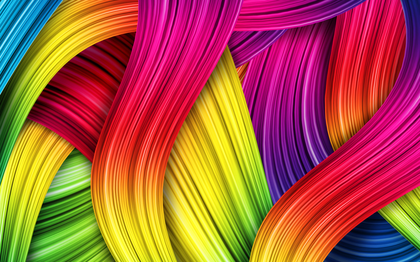
%> input picture K-means/colors-2.png, 420 x 262 px, shrunk from 2880 x 1800 before the run
$ octave kmean.m   (GNU Octave 9; MATLAB toolbox functions it lacks are replaced by stand-ins)
%> lines starting %> are read from the running program, lines starting %| are printed output that depends on the picture
%   Read image and obtain dimensions
Im = imread('colors-2.png');
%> Im is the input picture: size 262x420x3 uint8; mean R, G, B 171, 87.6, 63.4
[M,N,~] = size(Im);
%> M = 262; N = 420
I = reshape(Im,[],1,3);
K = 16;

%% Initialize cluster centers with random values

mu = randi([0 255],K,3);
disp(mu);

%% Initialize matrices
a = zeros(length(I),length(mu));
m = zeros(length(I),3,length(mu));
d = zeros(length(I),length(mu));
prevsize = zeros(length(mu),1);
cursize = ones(length(mu),1);

%   Iterates until cluster converge to fixed sizes
while(cursize ~= prevsize)

    prevsize = cursize;
    i = 1:length(I);
    %   Calculates distance between cluster-centers and all vectors
    for j = 1:length(mu)
        m(:,:,j) = bsxfun(@minus,double(I(i,:)), mu(j,:));
        d(:,j) = abs(sum(m(:,:,j),2));
    end

    %   Assigns vectors to closest cluster
    [~, index] = min(d,[],2);
    for i = 1:length(index);
        a(i,index(i)) = 1;
    end

    %   Calculates new cluster centers based on the currently assigned vectors
    n = zeros(length(mu),1);
    for j = 1:length(mu)
        indexes = find(a(:,j));
        cursize(j) = length(indexes);

        %   Reinitialize cluster if empty.
        if isempty(indexes)
            disp('something fucked up');
            mu(j,:) = randi([0 255],3,1);
        elseif isnan(length(indexes))
            disp('something else went wrong');
        else
            mu(j,:) = (1/length(indexes)).*sum(I(indexes,:));
        end
    end
end
%> after the loop, cursize = [8911; 137; 8368; 19909; 4276; 2902; 881; 4045; 39812; 6734; 4149; 9018; 6795; 91; 7890; 4563]; mu = 16 rows, first 12: [237.6 215.6 58.18; 222.2 246.5 177.8; 220.5 175.6 66.85; 163.9 44.07 60.74; 206.7 112.3 80.86; 203.1 107.1 79.73; 238.5 244.8 126.4; 209.2 128.8 79.45; 113.3 29.4 46.46; 178.3 57.36 70.21; 241 236.6 86.84; 193 81.71 77.61]

%   Some plotting going on here. Might produce some extra figures
figure(1);
j = 1;
for i = 1:K
    im = ones(length(a),1,3)*255;
    ind = find(a(:,i));
    im(ind,1,:) = repmat(mu(i,:),length(ind),1);
    im = uint8(reshape(im,M,N,3));
    subplot(2,2,j);
    imshow(im);
    j = j + 1;

    if mod(i,4) == 0
        figure((i/4) + 1);
        j = 1;
    end
end
%> this loop made 16 passes
%> pass 1, `im = uint8(reshape(im,M,N,3));`:
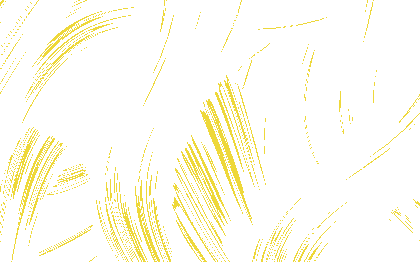
%> im: size 262x420x3 uint8; mean R, G, B 253.6, 251.8, 239
%> pass 3, `im = uint8(reshape(im,M,N,3));`:
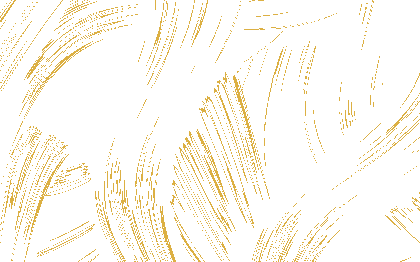
%> im: size 262x420x3 uint8; mean R, G, B 252.3, 249, 240.7
%> after the loop:
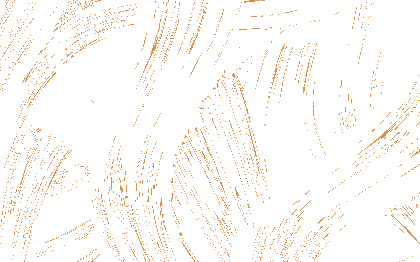
%> im: size 262x420x3 uint8; mean R, G, B 253.3, 250.4, 247.6
%> after the loop, j = 1
%> after the loop:
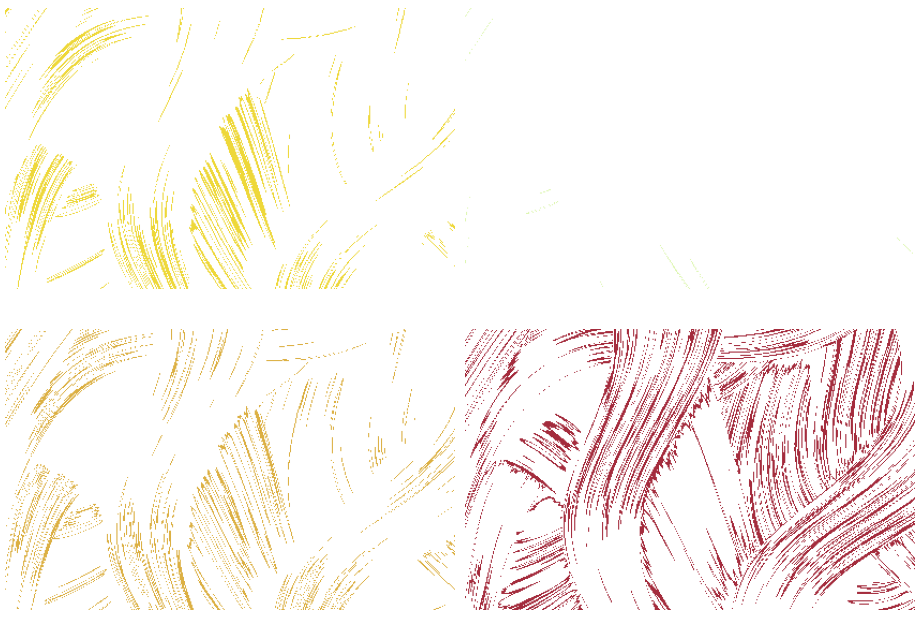
%> figure redrawn from the program's plot data, 4 panels
%> after the loop:
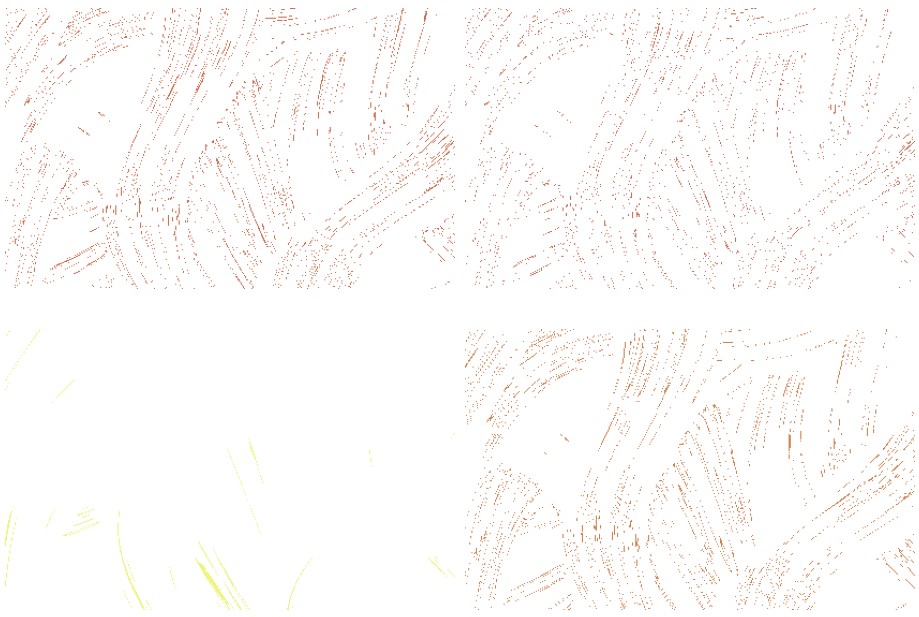
%> figure redrawn from the program's plot data, 4 panels
%> after the loop:
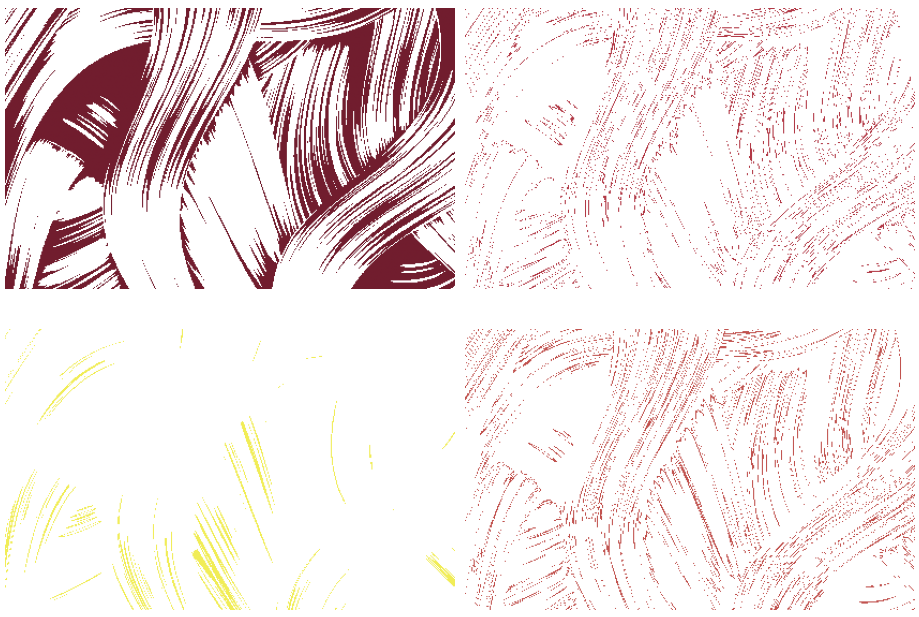
%> figure redrawn from the program's plot data, 4 panels
%> after the loop:
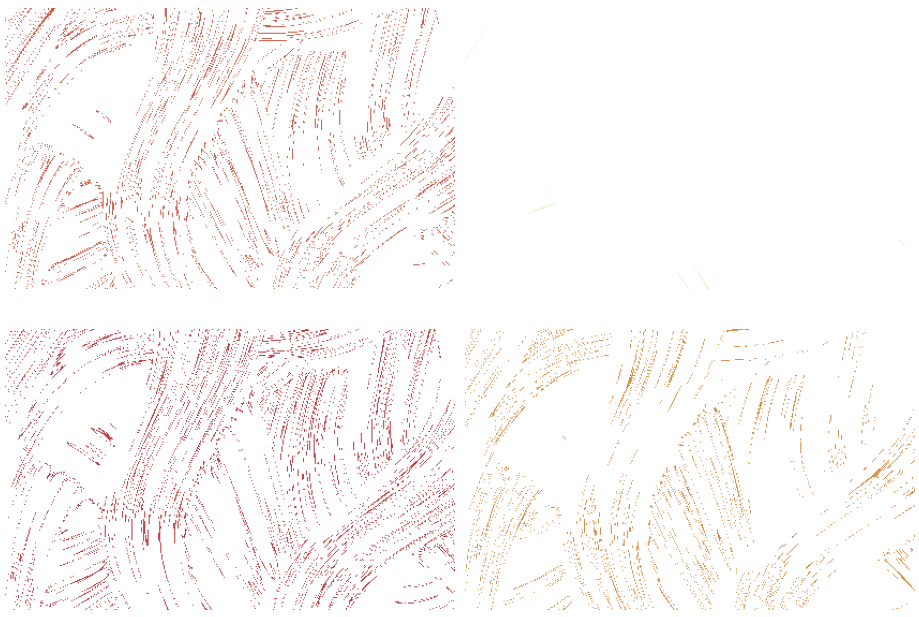
%> figure redrawn from the program's plot data, 4 panels
figure,imshow(Im);

$ run again, with K-means/balls.png copied over K-means/colors-2.png
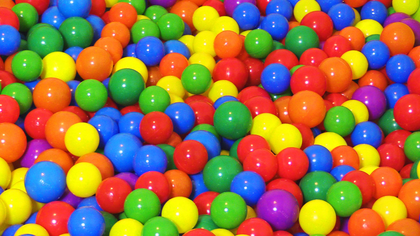
%> input picture K-means/balls.png, 420 x 236 px, shrunk from 1920 x 1080 before the run
%> Im is the input picture: size 236x420x3 uint8; mean R, G, B 153.6, 114.8, 71
%> after the loop `while(cursize ~= prevsize)`: cursize = [7587; 173; 6426; 15588; 5846; 3897; 246; 5222; 22228; 8485; 561; 13045; 8268; 352; 11332; 3917]; mu = 16 rows, first 12: [244.2 237.6 19.54; 234.2 216.3 208.7; 201.8 202.9 58.78; 126.6 95.14 54; 162.6 116.6 120.8; 166.8 111.1 112.1; 225.2 207.8 186.1; 159.1 127.5 130.3; 92.72 70.48 43.7; 143.5 102.3 60.98; 219.1 199.4 145.7; 178.4 92.73 80.54]
%> after the loop `for i = 1:K`:
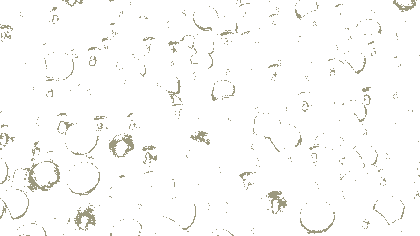
%> im: size 236x420x3 uint8; mean R, G, B 251.1, 251, 249.9
%> after the loop `for i = 1:K`: j = 1
%> after the loop `for i = 1:K`:
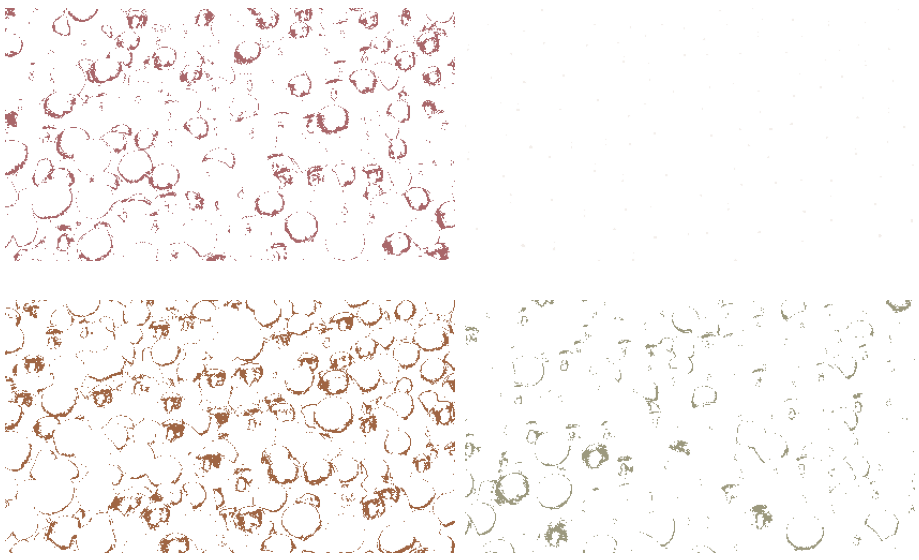
%> figure redrawn from the program's plot data, 4 panels
